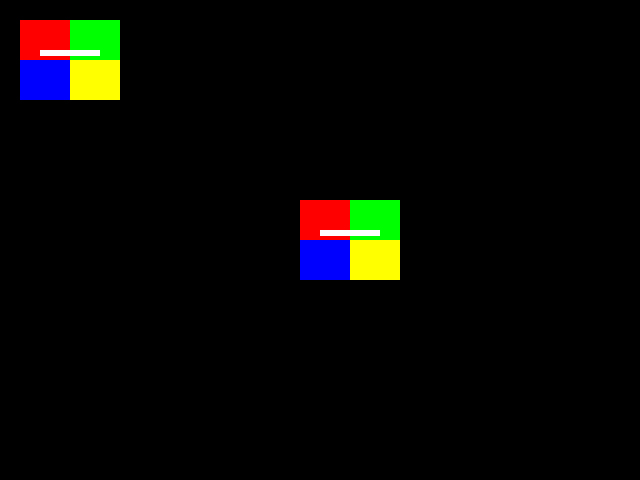
#> input picture xbox-core/tests/blit.png, 640 x 480 px
$ python check.py ../blit.png
#> lines starting #> are read from the running program, lines starting #| are printed output that depends on the picture
#!/usr/bin/env python3
"""The blit test's screen (xbox-core --png): the 100x80 rectangle at (300, 200) must equal the one at
(20, 20), and hold the pattern's colours. python3 check.py screen.png"""
import sys

from PIL import Image, ImageChops

img = Image.open(sys.argv[1]).convert("RGB")
#> img is the input picture: PIL image 640x480 RGB; mean R, G, B 6.9, 6.9, 3.9
source = img.crop((20, 20, 120, 100))
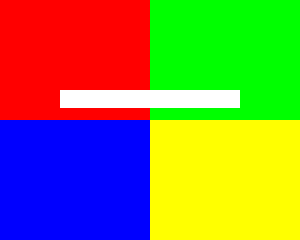
#> source: PIL image 100x80 RGB (shown 3 times larger); mean R, G, B 133.2, 133.2, 75.2
dest = img.crop((300, 200, 400, 280))
same = ImageChops.difference(source, dest).getbbox() is None
#> same = True
colours = [dest.getpixel((10, 10)), dest.getpixel((60, 10)), dest.getpixel((10, 70)), dest.getpixel((60, 70)),
           dest.getpixel((50, 32))]
#> colours = [(255, 0, 0), (0, 255, 0), (0, 0, 255), (255, 255, 0), (255, 255, 255)]
expected = [(255, 0, 0), (0, 255, 0), (0, 0, 255), (255, 255, 0), (255, 255, 255)]
failures = 0
for what, ok in [("the copy equals its source", same), ("the copy's colours", colours == expected),
                 ("nothing outside it", img.getpixel((299, 199)) == (0, 0, 0) and img.getpixel((400, 280)) == (0, 0, 0))]:
    print(("PASS " if ok else "FAIL ") + what)
    failures += not ok
#> this loop made 3 passes
#> what on passes 1 to 3: 'the copy equals its source', "the copy's colours", 'nothing outside it'
#| PASS the copy equals its source
#| PASS the copy's colours
#| PASS nothing outside it
#> after the loop, failures = 0
print(f"blit test: {failures} failures")
#| blit test: 0 failures
sys.exit(1 if failures else 0)
#> (the program exits here)
